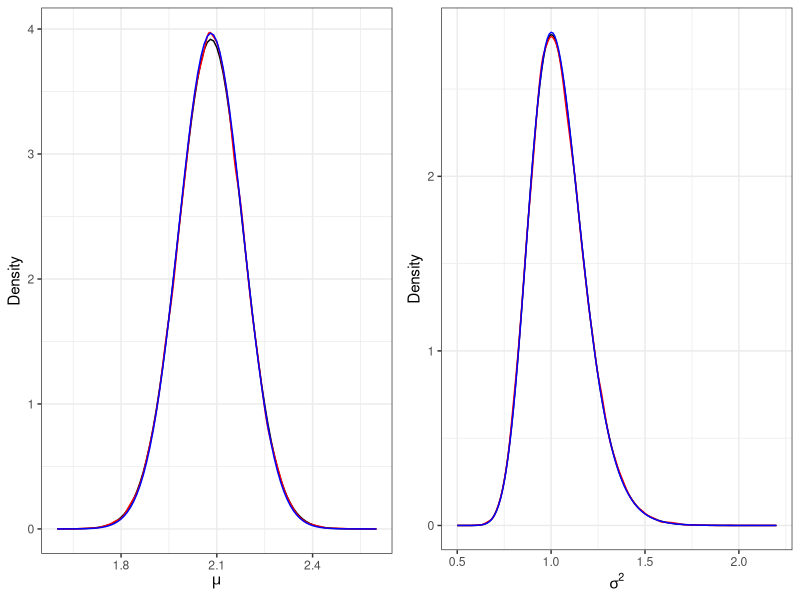

Write R code to recreate this figure.
library(ggplot2)
library(pscl)
library(gridExtra)
dent = function(x, mean, var, df, log = FALSE){
  front = gamma((df + 1)/ 2) / (gamma(1/2) * gamma(df/2))
  middle = (df * var)^(-1/2)
  end = (1 + 1/df * (x - mean)^2/var)^(-(df+1)/2)
  if(log){
    return(log(front) + log(middle) + log(end))
  } else {
    return(front*middle*end)
  }
}

set.seed(15)
mu = 2
sig2 = 1
T = 100
y = rnorm(T, mu, sig2)

gamma = 0
tau = 1
alpha = 1
beta = 1

mubar = (gamma*tau + T * mean(y)) / (tau + T)
vbarbar = T + 2*alpha
sbarsq = (2*beta + sum(y^2) + tau*gamma^2 - (tau + T)*mubar^2)/vbarbar

sigMC = 1/rgamma(100000, alpha + T/2, vbarbar*sbarsq/2)
muMC = rep(0, 10000)
for(i in 1:100000){
  muMC[i] = rnorm(1, (tau * gamma + T * mean(y))/(tau+T), sqrt(sigMC[i] / (tau + T)))
}

sigsup = seq(0.5, 2.2, 0.01)
musup = seq(1.6, 2.6, 0.01)

sigtrue = densigamma(sigsup, alpha + T/2, vbarbar*sbarsq/2)
mutrue = rep(0, length(musup))
for(i in 1:length(musup)){
  mutrue[i] = dent(musup[i], mubar, sbarsq/(T + tau) * vbarbar/(vbarbar-2), vbarbar)
}

tildegamma = (sum(y) + tau*gamma)/(tau + T)
tildealpha = alpha + (T+1)/2

tildes = matrix(0, ncol = 2, nrow = 10)
tildes[1,] = 1
for(i in 2:10){
  tildes[i, 1] = tildes[i-1, 2] / (tildealpha *(T + tau))
  tildes[i, 2] = beta + 1/2 * ((T + tau)*(tildegamma^2 + tildes[i, 1]) - 
                                 2 * tildegamma * (sum(y) + tau*gamma) + sum(y^2) + tau * gamma^2)
}

muvb = dnorm(musup, tildegamma, sqrt(tildes[10, 1]))
sigvb = densigamma(sigsup, tildealpha, tildes[10, 2])

p1 = ggplot() + geom_line(aes(musup, mutrue)) + geom_density(aes(muMC), colour = "red") + 
  geom_line(aes(musup, muvb), colour = "blue") + labs(x = expression(mu), y = "Density") + theme_bw()
p2 = ggplot() + geom_line(aes(sigsup, sigtrue)) + geom_density(aes(sigMC), colour = "red") + 
  geom_line(aes(sigsup, sigvb), colour = "blue") + labs(x = expression(sigma^2), y = "Density") + theme_bw()
grid.arrange(p1, p2, ncol = 2)
